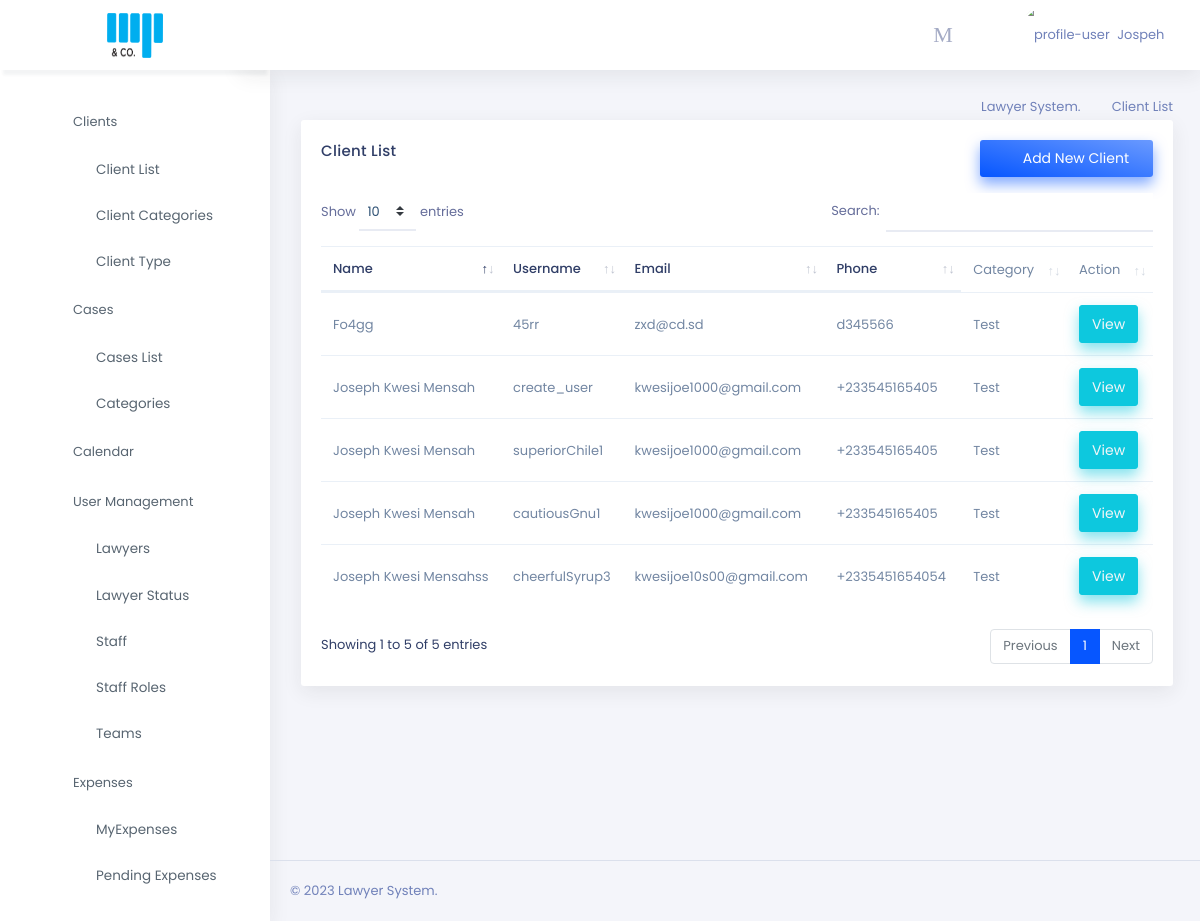
Page /clients/client_list (signed in) on the committed database.
### lawyers/models.py (models this page shows, shortened)
class User(AbstractUser):
    avatar = models.ImageField(
        upload_to="avatars/", null=True, blank=True)
    phone = models.CharField(default="", max_length=50)
    team=models.ForeignKey('lawyers.Team',null=True, on_delete=models.SET_NULL) #added team: 13.04.2021
    is_lawyer = models.BooleanField(default=False)

### clients/models.py (models this page shows, shortened)
class Client(models.Model):
    user=models.ForeignKey('lawyers.User',related_name='user_client',null=True,on_delete=models.SET_NULL)
    name=models.CharField(max_length=250,blank=True,null=True,default='')
    client_email=models.CharField(max_length=250,blank=True,null=True)
    phone=models.CharField(max_length=250,blank=True,null=True, verbose_name = "Business Phone")
    address = models.TextField()
    lead_professional=models.ForeignKey("lawyers.Lawyer",null=True,on_delete=models.SET_NULL)
    client_type=models.ForeignKey(ClientType,null=True, on_delete=models.SET_NULL)
    contact_person=models.CharField(max_length=250,blank=True,null=True)
    contact_number=models.CharField(max_length=250,blank=True,null=True)
    added_by = models.ForeignKey(User, on_delete=models.CASCADE)
    date_modified = models.DateTimeField(auto_now=True)
    category = models.ForeignKey(ClientCategory, on_delete=models.CASCADE)
    class Meta:
        verbose_name = 'Client'
        verbose_name_plural = 'Clients'
        ordering = ['name']
    def get_absolute_url(self):
        return reverse('clients:client_detail', kwargs={'pk': self.pk})

class ClientCategory(models.Model):
    title = models.CharField(max_length=250)
    date_modified = models.DateTimeField(auto_now=True)
    def __str__(self):
        return self.title
    class Meta:
        verbose_name = 'Client Category'
        verbose_name_plural = 'Client Categories'

### clients/views.py (the view)
# urls.py: path("clients/client_list", client_list, name='client_list'),
@login_required
def client_list(request):
    client_list = Client.objects.all()
    form = ClientForm(request.POST or None)
    context = {"client_list": client_list, "user_form": UserForm(), "form": form}
    return render(request, "clients/client_list.html", context)

### accounts/forms.py (shortened to what this page needs)
class UserForm(forms.ModelForm):
    password1 = forms.CharField(
        label='Password', widget=forms.PasswordInput
    )
    password2 = forms.CharField(
        label='Confirm password', widget=forms.PasswordInput)
    email = forms.EmailField()
    team = forms.ModelChoiceField(widget=forms.Select(attrs={'id': 'e3', 'class': 'form-control', }),
                                               queryset=Team.objects.all(),required=False)
    phone=forms.CharField(required=True, help_text="+233***********")
    class Meta:
        model = User
        fields = ('username', 'email', 'first_name',
                  'last_name', "phone" ,'team')

### clients/forms.py
class ClientForm(forms.ModelForm):
    lead_professional = forms.ModelChoiceField(widget=forms.Select(attrs={'id': 'e3', 'class': 'form-control', }),
                                               queryset=Lawyer.objects.order_by('user__first_name'))
    client_type = forms.ModelChoiceField(queryset=ClientType.objects.order_by('types'))
    category = forms.ModelChoiceField(queryset=ClientCategory.objects.order_by('title'))
    client_email=forms.EmailField()
    name = forms.CharField(
        required=True,
        widget=forms.TextInput(attrs={"class": "form-control"}),
    )
    phone = forms.CharField(
        required=True,
        widget=forms.TextInput(attrs={"class": "form-control"}),
    )
    class Meta:
        model = Client
        fields = ['name','client_email','phone','address','category','lead_professional' ,'client_type', 'contact_person', 'contact_number'] # i360-Daniel: Added new fields

### accounts/templatetags/auth_extras.py (called while the page is built)
@register.filter(name='has_group')
def has_group(user, group_name):
    group = Group.objects.get(name=group_name)
    return True if group in user.groups.all() else False

### cases/context_processors.py (called while the page is built)
def get_lawyer(user):
    try:
        qs=Lawyer.objects.get(user=user)
        return qs
    except :
        return None

### clients/models.py (called while the page is built)
    def __str__(self):
        return self.types

### lawyers/models.py (called while the page is built)
    def __str__(self):
        full_name = "{} {}".format(self.user.first_name, self.user.last_name)
        return full_name

### clients/templates/clients/client_list.html (shortened to what this page needs)
{% extends 'base.html' %}
{% load static %}
{% load auth_extras %}
{% block content %}
<div class="page-content">
    <div class="container-fluid">
        <div class="row">
            <div class="col-sm-12">
                <div class="page-title-box">
                    <div class="float-right">
                        <ol class="breadcrumb">
                            <li class="breadcrumb-item"><a href="/">Lawyer System. </a></li>
                            <li class="breadcrumb-item active">Client List</li>
                        </ol>
                    </div>
                </div>
            </div>
        </div>
        <div class="row">
            <div class="col-12">
                <div class="card">
                    <div class="card-body">
                        <button class="btn btn-gradient-primary px-4 float-right mt-0 mb-3" data-toggle="modal"
                            data-target=".bd-example-modal-xl"><i class="mdi mdi-plus-circle-outline mr-2"></i>Add New
                            Client</button>
                        <h4 class="mt-0 header-title">Client List</h4>
                        <div class="table-responsive dash-social">
                            <table id="datatable" class="table">
                                <thead>
                                    <tr>
                                        <th>Name</th>
                                        <th>Username</th>
                                        <th>Email</th>
                                        <th>Phone</th>
                                        <td>Category</td>
                                        <td>Action</td>
                                    </tr>
                                </thead>
                                <tbody>
                                    {% for client  in  client_list %}
                                    <tr>
                                        <td>{{client.name|title}}</td>
                                        <td>{{client.user.username}}</td>
                                        <td>{{client.client_email}}</td>
                                        <td>{{client.phone}}</td>
                                        <td>{{client.category|title}}</td>
                                        <td><a href="{{client.get_absolute_url}}" class="btn btn-secondary">View</a>
                                        </td>
                                    </tr>
                                    {% endfor %}
                                </tbody>
                            </table>
                        </div>
                    </div>
                </div>
            </div>
        </div>
    </div>
    {% endblock content %}

### templates/header.html (shortened to what this page needs)
{% load static %}
{% load auth_extras %}
{% load notification_tags %}
<body id='body'>
    <div class="topbar">
        <div class="topbar-left">
            {% if request.user|has_group:"Accounts" %}
            <a href="{% url 'account_dash' %}" class="logo">
                <span>
                    <img src="{% static './assets/images/logo.png' %}" alt="logo-small"
                        style="width: 56px;height:45px;">
                </span>
            </a>
            {% else %}
            <a href="/" class="logo">
                <span>
                    <img src="{% static './assets/images/logo.png' %}" alt="logo-small"
                        style="width: 56px;height:45px;">
                </span>
            </a>
            {% endif %}
        </div>
        <nav class="navbar-custom">
            <ul class="list-unstyled topbar-nav float-right mb-0">
                <li class="dropdown notification-list">
                    <a class="nav-link dropdown-toggle arrow-none waves-light waves-effect"
                        href="{% url 'cases:calendar'%}">
                        <i class="dripicons-calendar noti-icon"></i>
                    </a>
                </li>
                <li class="dropdown notification-list">
                    <a class="nav-link dropdown-toggle arrow-none waves-light waves-effect" data-toggle="dropdown"
                        href="#" role="button" aria-haspopup="false" aria-expanded="false">
                        <i class="dripicons-message noti-icon"></i>
                    </a>
                </li>
                <li class="dropdown">
                    <a class="nav-link dropdown-toggle waves-effect waves-light nav-user" data-toggle="dropdown"
                        href="#" role="button" aria-haspopup="false" aria-expanded="false">
                        {% if user.avatar %}
                            <img src="{{user.avatar.url}}" alt="profile-user" class="rounded-circle" />
                        {% else %}
                        <img src="{% static './assets/images/user.png' %}" alt="profile-user" class="rounded-circle" />
                        {% endif %}
                        <span class="ml-1 nav-user-name hidden-sm">
                            {% if user.is_authenticated %}
                            {{user.first_name|title}} {{user.last_name|title}}
                            {% endif %}
                            <i class=" mdi mdi-chevron-down"></i> </span>
                    </a>
                </li>
            </ul>
            <ul class="list-unstyled topbar-nav mb-0">
                <li>
                    <button class="button-menu-mobile nav-link waves-effect waves-light">
                        <i class="dripicons-menu nav-icon"></i>
                    </button>
                </li>
            </ul>
        </nav>
    </div>
    <div class="page-wrapper">
        <div class="left-sidenav">
            <ul class="metismenu left-sidenav-menu">
                     {% if request.user|has_group:'Accounts' %}
                <li>
                    <a href="javascript: void(0);"><i class="ti-wallet"></i><span>Accounts</span><span class="menu-arrow"><i
                                class="mdi mdi-chevron-right"></i></span></a>
                    <ul class="nav-second-level" aria-expanded="false">
                        <li class="nav-item"><a class="nav-link" href="{% url 'account_dash' %}"><i
                                    class="ti-control-record"></i>Dashboard</a></li>
                        <li class="nav-item"><a class="nav-link" href="{% url 'cases:renumerations' %}"><i
                                    class="ti-control-record"></i>Requests</a></li>
                        <li class="nav-item"><a class="nav-link" href="{% url 'clients:payment_list' %}"><i
                                    class="ti-control-record"></i>Payments</a></li>
                         <li class="nav-item"><a class="nav-link" href="{% url 'cases:client_payment_list' %}"><i
                                    class="ti-control-record"></i>Payment Requests</a></li>
                        <li class="nav-item"><a class="nav-link" href="{% url 'accounts:expenses' %}"><i
                                    class="ti-control-record"></i>All Expenses</a></li>
                        <li class="nav-item"><a class="nav-link" href="{% url 'accounts:invoice_list' %}"><i
                            class="ti-control-record"></i>Invoice</a></li>
                    </ul>
                </li>
{% else %}
                {% if request.user|has_group:'Lawyer' or request.user|has_group:'Staff' or request.user.is_superuser %}
                <li>
                    <a href="javascript: void(0);"><i class="ti-link"></i><span>Clients</span><span
                            class="menu-arrow"><i class="mdi mdi-chevron-right"></i></span></a>
                    <ul class="nav-second-level" aria-expanded="false">
                        <li class="nav-item"><a class="nav-link" href="{% url 'clients:client_list' %}"><i
                                    class="ti-control-record"></i>Client List</a></li>
                        <li class="nav-item"><a class="nav-link" href="{% url 'clients:cat_list' %}"><i
                                    class="ti-control-record"></i>Client Categories</a></li>
                        <li class="nav-item"><a class="nav-link" href="{% url 'clients:type_list' %}"><i
                            class="ti-control-record"></i>Client Type</a></li>
                    </ul>
                </li>
                <li>
                    <a href="javascript: void(0);"><i class="ti-briefcase"></i><span>Cases</span><span
                            class="menu-arrow"><i class="mdi mdi-chevron-right"></i></span></a>
                    <ul class="nav-second-level" aria-expanded="false">
                        <li class="nav-item"><a class="nav-link" href="{% url 'cases:case_list' %}"><i
                                    class="ti-control-record"></i>Cases List</a></li>
                        <li class="nav-item"><a class="nav-link" href="{% url 'cases:cat_list' %}"><i
                                    class="ti-control-record"></i>Categories</a></li>
                            </a></li>
                    </ul>
                <li>
                    <a href="{% url 'cases:calendar' %}"><i class="ti-calendar"></i><span>Calendar</span></a>
                </li>
                {% if request.user.is_superuser %}
                <li>
                    <a href="javascript: void(0);"><i class="ti-user"></i><span>User Management</span><span
                            class="menu-arrow"><i class="mdi mdi-chevron-right"></i></span></a>
                    <ul class="nav-second-level" aria-expanded="false">
                        <li class="nav-item"><a class="nav-link" href="{% url 'accounts:lawyer_list' %}"><i
                                    class="ti-control-record"></i>Lawyers</a></li>
                         <li class="nav-item"><a class="nav-link" href="{% url 'accounts:status_list' %}"><i
                                    class="ti-control-record"></i>Lawyer Status</a></li>
                        <li class="nav-item"><a class="nav-link" href="{% url 'accounts:staff_list' %}"><i
                                    class="ti-control-record"></i>Staff</a></li>
                         <li class="nav-item"><a class="nav-link" href="{% url 'accounts:role_list' %}"><i
                                    class="ti-control-record"></i>Staff Roles</a></li>
                        <li class="nav-item"><a class="nav-link" href="{% url 'accounts:teams' %}"><i
                                    class="ti-control-record"></i>Teams</a></li>
                    </ul>
                </li>
                {% endif %}
                {% if request.user|has_group:'Lawyer' or request.user|has_group:"Staff" or request.user.is_superuser %}
                <li>
                    <a href="javascript: void(0);"><i class="ti-plus"></i><span>Expenses</span><span class="menu-arrow"><i
                                class="mdi mdi-chevron-right"></i></span></a>
                    <ul class="nav-second-level" aria-expanded="false">
                        <li class="nav-item"><a class="nav-link" href="{% url 'cases:expenses' %}"><i
                                    class="ti-control-record"></i>MyExpenses</a></li>
                {% if request.user|has_group:'Lawyer' %}
                        <li class="nav-item"><a class="nav-link" href="{% url 'cases:pending_expenses' %}"><i
                            class="ti-control-record"></i>Pending Expenses</a></li>
                        {%endif %}
                    </ul>
                </li>
                {% endif %}
                {% endif %}
                {% endif %}
        </div>

### static/chat/style.css (style rules this page uses)
body { font-size: 15px; }

### rows in the picture
User: first_name "Jospeh"
Client: name "Joseph Kwesi Mensah", user.username "create_user", client_email "kwesijoe1000@gmail.com", phone "+233545165405", category "Test"
Client: name "Joseph Kwesi Mensah", user.username "superiorChile1", client_email "kwesijoe1000@gmail.com", phone "+233545165405", category "Test"
Client: name "Joseph Kwesi Mensah", user.username "cautiousGnu1", client_email "kwesijoe1000@gmail.com", phone "+233545165405", category "Test"
Client: name "Joseph Kwesi Mensahss", user.username "cheerfulSyrup3", client_email "kwesijoe10s00@gmail.com", phone "+2335451654054", category "Test"
Client: name "Fo4gg", user.username "45rr", client_email "zxd@cd.sd", phone "d345566", category "Test"
